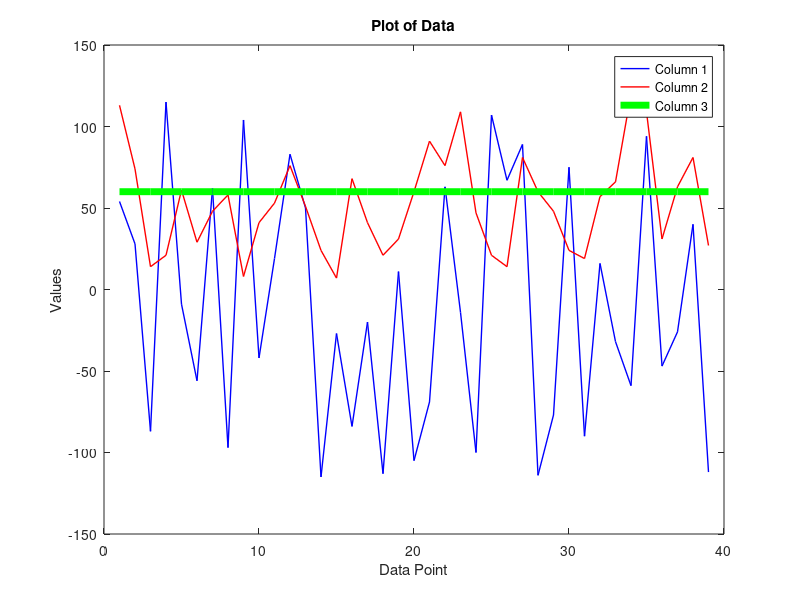

Reproduce this figure in MATLAB.
% Define the data
data = [
54, 113, 60
28, 74, 60
-87, 14, 60
115, 21, 60
-9, 61, 60
-56, 29, 60
62, 48, 60
-97, 58, 60
104, 8, 60
-42, 41, 60
19, 53, 60
83, 76, 60
50, 51, 60
-115, 24, 60
-27, 7, 60
-84, 68, 60
-20, 41, 60
-113, 21, 60
11, 31, 60
-105, 60, 60
-69, 91, 60
63, 76, 60
-14, 109, 60
-100, 47, 60
107, 21, 60
67, 14, 60
89, 81, 60
-114, 60, 60
-77, 48, 60
75, 24, 60
-90, 19, 60
16, 57, 60
-32, 66, 60
-59, 120, 60
94, 109, 60
-47, 31, 60
-26, 63, 60
40, 81, 60
-112, 27, 60
];

% Create x-values (assuming they are 1, 2, 3, ...)
x = 1:size(data, 1);

% Plot the data with increased line width and no markers
plot(x, data(:,1), 'LineWidth', 1, 'Color', 'blue');
hold on; % Hold the plot for adding more lines
plot(x, data(:,2), 'LineWidth', 1, 'Color', 'red');
plot(x, data(:,3), 'LineWidth', 5, 'Color', 'green');
hold off; % Release the hold

% Add labels and legend
xlabel('Data Point');
ylabel('Values');
title('Plot of Data');
legend('Column 1', 'Column 2', 'Column 3', 'Location', 'best'); % Add the legend
